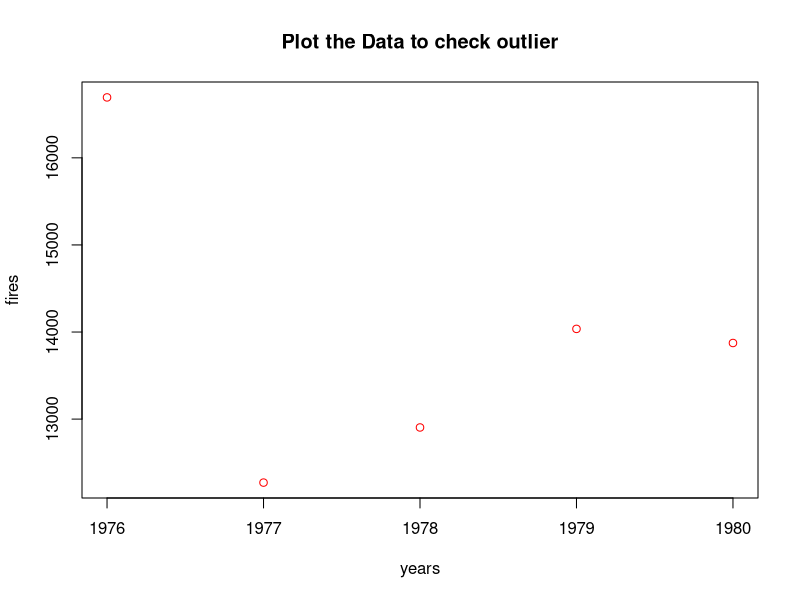
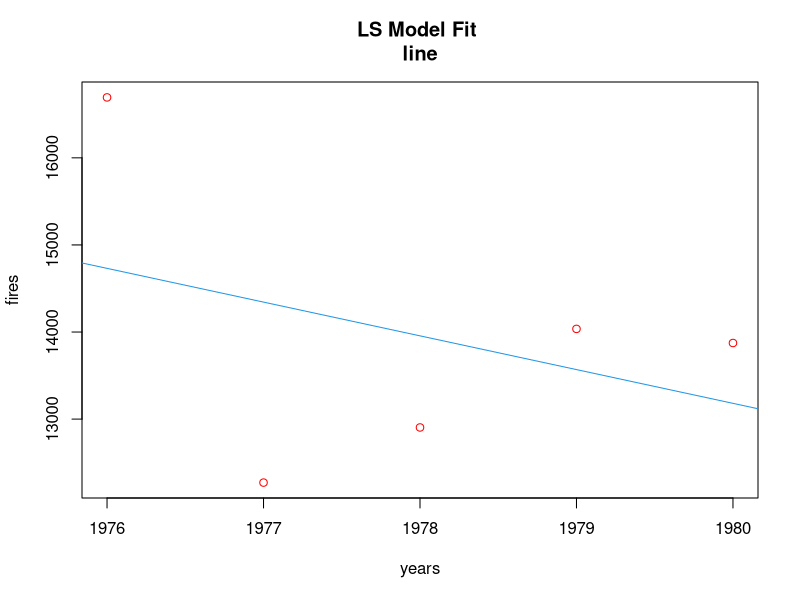
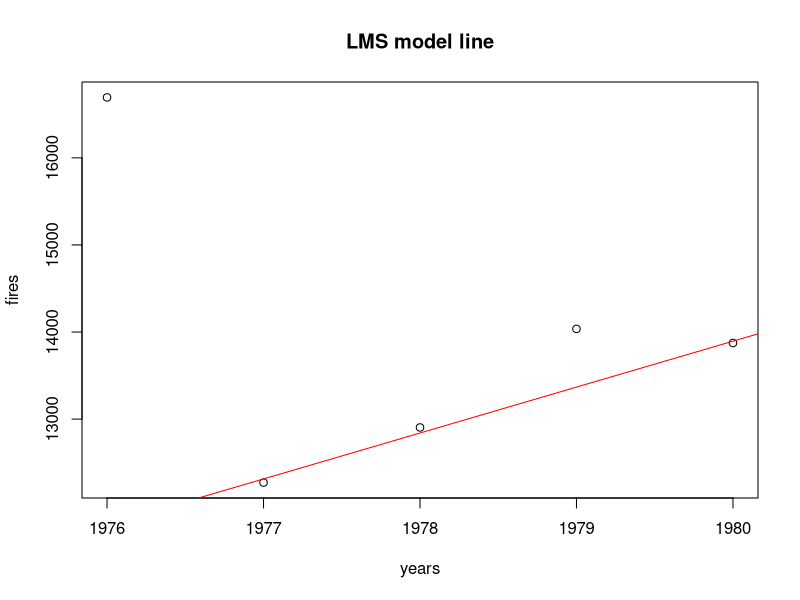

R code for these plots, in order:
years <- 1976:1980

fires <- c(16694, 12271, 12904, 14036, 13874)
plot(years, fires, main="Plot the Data to check outlier", col="red")

plot(years, fires, main="LS Model Fit 
line", col = "red")
abline( lm ( fires ~ years ), col= 4)

n=5
p=1
h = floor((n/2)+(p+1)/2) # of obs. Each group 

## Create a function to collect median squre of errors
med.er.sq <- function( x, y){
  new <- data.frame(y, x)
  model <- lm(y ~ x)
  errors <- y - predict(model, new)
  med.er.sqr <- median(errors^2)
  return (med.er.sqr)
}
## medain Erros Squre calculation
e1 <- med.er.sq(years[c(1,2,3)], fires[c(1,2,3)]) ## 1.line
e2 <- med.er.sq(years[c(1,2,4)], fires[c(1,2,4)]) ## 2.line
e3 <- med.er.sq(years[c(1,2,5)], fires[c(1,2,5)]) ## 3.line
e4 <- med.er.sq(years[c(1,3,4)], fires[c(1,3,4)]) ## 4.line
e5 <- med.er.sq(years[c(1,3,5)], fires[c(1,3,5)]) ## 5.line
e6 <- med.er.sq(years[c(1,4,5)], fires[c(1,4,5)]) ## 6.line
e7 <- med.er.sq(years[c(2,3,4)], fires[c(2,3,4)]) ## 7.line
e8 <- med.er.sq(years[c(2,3,5)], fires[c(2,3,5)]) ## 8.line
e9 <- med.er.sq(years[c(2,4,5)], fires[c(2,4,5)]) ## 9.line
e10 <- med.er.sq(years[c(3,4,5)], fires[c(3,4,5)])##10.line

## Find least median squre of errors
e <-c(e1, e2, e3, e4, e5, e6, e7, e8, e9, e10)
summary(e)

## Fitted LMS model
x <- years[c(2,3,5)]
y <- fires[c(2,3,5)]
lms.model <- lm(y ~ x)
lms.model
## Graph of LMS
plot(years, fires, main= "LMS model line")
abline(lms.model, col= "red")
